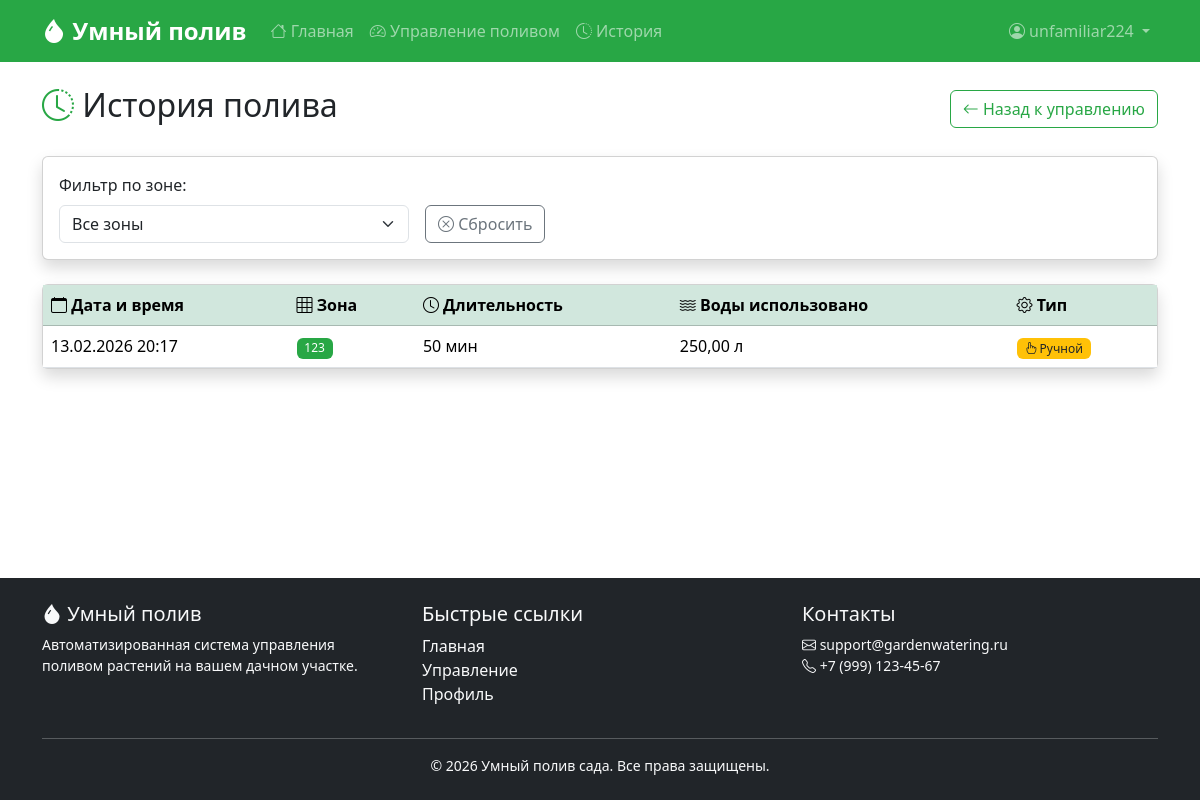
/history/ (signed in), run on the app's committed database.
### main/models.py (models this page shows, shortened)
class WateringLog(models.Model):
    zone = models.ForeignKey(GardenZone, on_delete=models.CASCADE, related_name='logs')
    started_at = models.DateTimeField(auto_now_add=True, verbose_name='Время начала')
    duration = models.IntegerField(verbose_name='Длительность (мин)')
    water_used = models.DecimalField(max_digits=8, decimal_places=2, null=True, blank=True, verbose_name='Использовано воды (л)')
    is_manual = models.BooleanField(default=False, verbose_name='Ручной запуск')
    class Meta:
        verbose_name = 'Запись полива'
        verbose_name_plural = 'История полива'

class GardenZone(models.Model):
    user = models.ForeignKey(User, on_delete=models.CASCADE, related_name='garden_zones')
    name = models.CharField(max_length=100, verbose_name='Название зоны')
    description = models.TextField(blank=True, verbose_name='Описание')
    plant_type = models.CharField(max_length=100, blank=True, verbose_name='Тип растений')
    area_size = models.DecimalField(max_digits=6, decimal_places=2, null=True, blank=True, verbose_name='Площадь (м²)')
    created_at = models.DateTimeField(auto_now_add=True)
    watering_duration = models.IntegerField(default=10, verbose_name='Длительность полива (мин)')
    watering_frequency = models.IntegerField(default=1, verbose_name='Частота полива (раз в день)')
    class Meta:
        verbose_name = 'Зона сада'
        verbose_name_plural = 'Зоны сада'

### main/views.py (the view)
# urls.py: path('history/', views.watering_history, name='watering_history'),
@login_required
def watering_history(request):
    logs = WateringLog.objects.filter(
        zone__user=request.user
    ).select_related('zone').order_by('-started_at')
    zone_filter = request.GET.get('zone')
    if zone_filter:
        logs = logs.filter(zone_id=zone_filter)
    zones = GardenZone.objects.filter(user=request.user)
    return render(request, 'main/watering_history.html', {
        'logs': logs,
        'zones': zones,
        'selected_zone': zone_filter
    })

### templates/main/watering_history.html (shortened to what this page needs)
{% extends 'base.html' %}
{% block content %}
<div class="container py-4">
    <div class="d-flex justify-content-between align-items-center mb-4">
        <h2><i class="bi bi-clock-history text-success"></i> История полива</h2>
        <a href="{% url 'dashboard' %}" class="btn btn-outline-success">
            <i class="bi bi-arrow-left"></i> Назад к управлению
        </a>
    </div>
    <div class="card shadow mb-4">
        <div class="card-body">
            <form method="get" class="row g-3 align-items-end">
                <div class="col-md-4">
                    <label class="form-label">Фильтр по зоне:</label>
                    <select name="zone" class="form-select" onchange="this.form.submit()">
                        <option value="">Все зоны</option>
                    </select>
                </div>
                <div class="col-md-2">
                    <a href="{% url 'watering_history' %}" class="btn btn-outline-secondary">
                        <i class="bi bi-x-circle"></i> Сбросить
                    </a>
                </div>
            </form>
        </div>
    </div>
    <div class="card shadow">
        <div class="card-body p-0">
            {% if logs %}
            <div class="table-responsive">
                <table class="table table-hover mb-0">
                    <thead class="table-success">
                        <tr>
                            <th><i class="bi bi-calendar"></i> Дата и время</th>
                            <th><i class="bi bi-grid-3x3"></i> Зона</th>
                            <th><i class="bi bi-clock"></i> Длительность</th>
                            <th><i class="bi bi-water"></i> Воды использовано</th>
                            <th><i class="bi bi-gear"></i> Тип</th>
                        </tr>
                    </thead>
                    <tbody>
                        {% for log in logs %}
                        <tr>
                            <td>{{ log.started_at|date:"d.m.Y H:i" }}</td>
                            <td>
                                <span class="badge bg-success">{{ log.zone.name }}</span>
                            </td>
                            <td>{{ log.duration }} мин</td>
                            <td>
                                {% if log.water_used %}
                                {{ log.water_used }} л
                                {% else %}
                                <span class="text-muted">-</span>
                                {% endif %}
                            </td>
                            <td>
                                {% if log.is_manual %}
                                <span class="badge bg-warning text-dark">
                                    <i class="bi bi-hand-index"></i> Ручной
                                </span>
                                {% else %}
                                <span class="badge bg-info">
                                    <i class="bi bi-calendar-check"></i> Авто
                                </span>
                                {% endif %}
                            </td>
                        </tr>
                        {% endfor %}
                    </tbody>
                </table>
            </div>
            {% else %}
            <div class="text-center py-5">
                <i class="bi bi-inbox" style="font-size: 4rem; color: #dee2e6;"></i>
                <p class="text-muted mt-3">История полива пуста</p>
            </div>
            {% endif %}
        </div>
    </div>
</div>
{% endblock %}

### templates/base.html (shortened to what this page needs)
<!DOCTYPE html>
<html lang="ru">
<head>
    <link href="https://cdn.jsdelivr.net/npm/bootstrap@5.3.2/dist/css/bootstrap.min.css" rel="stylesheet">
    <link rel="stylesheet" href="https://cdn.jsdelivr.net/npm/bootstrap-icons@1.11.1/font/bootstrap-icons.css">
    <link rel="stylesheet" href="/static/css/style.css">
</head>
<body>
    <nav class="navbar navbar-expand-lg navbar-dark bg-success">
        <div class="container">
            <a class="navbar-brand" href="{% url 'home' %}">
                <i class="bi bi-droplet-fill"></i> Умный полив
            </a>
            <div class="collapse navbar-collapse" id="navbarNav">
                <ul class="navbar-nav me-auto">
                    <li class="nav-item">
                        <a class="nav-link" href="{% url 'home' %}">
                            <i class="bi bi-house"></i> Главная
                        </a>
                    </li>
                    {% if user.is_authenticated %}
                    <li class="nav-item">
                        <a class="nav-link" href="{% url 'dashboard' %}">
                            <i class="bi bi-speedometer2"></i> Управление поливом
                        </a>
                    </li>
                    <li class="nav-item">
                        <a class="nav-link" href="{% url 'watering_history' %}">
                            <i class="bi bi-clock-history"></i> История
                        </a>
                    </li>
                    {% endif %}
                </ul>
                <ul class="navbar-nav">
                    {% if user.is_authenticated %}
                    <li class="nav-item dropdown">
                        <a class="nav-link dropdown-toggle" href="#" id="userDropdown" role="button" data-bs-toggle="dropdown">
                            <i class="bi bi-person-circle"></i> {{ user.username }}
                        </a>
                    </li>
                    {% endif %}
                </ul>
            </div>
        </div>
    </nav>
    <main>
        {% block content %}{% endblock %}
    </main>
    <footer class="bg-dark text-light py-4 mt-5">
        <div class="container">
            <div class="row">
                <div class="col-md-4">
                    <h5><i class="bi bi-droplet-fill"></i> Умный полив</h5>
                    <p class="small">Автоматизированная система управления поливом растений на вашем дачном участке.</p>
                </div>
                <div class="col-md-4">
                    <h5>Быстрые ссылки</h5>
                    <ul class="list-unstyled">
                        <li><a href="{% url 'home' %}" class="text-light text-decoration-none">Главная</a></li>
                        {% if user.is_authenticated %}
                        <li><a href="{% url 'dashboard' %}" class="text-light text-decoration-none">Управление</a></li>
                        <li><a href="{% url 'profile' %}" class="text-light text-decoration-none">Профиль</a></li>
                        {% else %}
                        <li><a href="{% url 'login' %}" class="text-light text-decoration-none">Вход</a></li>
                        <li><a href="{% url 'register' %}" class="text-light text-decoration-none">Регистрация</a></li>
                        {% endif %}
                    </ul>
                </div>
                <div class="col-md-4">
                    <h5>Контакты</h5>
                    <p class="small">
                        <i class="bi bi-envelope"></i> support@gardenwatering.ru<br>
                        <i class="bi bi-telephone"></i> +7 (999) 123-45-67
                    </p>
                </div>
            </div>
            <hr class="my-3">
            <div class="text-center small">
                &copy; {% now "Y" %} Умный полив сада. Все права защищены.
            </div>
        </div>
    </footer>
</body>
</html>

### static/css/style.css (style rules this page uses)
:root { --primary-color: #28a745; --primary-dark: #1e7e34; --secondary-color: #6c757d; --light-bg: #f8f9fa; }
body { min-height: 100vh; display: flex; flex-direction: column; }
main { flex: 1; }
.navbar-brand { font-weight: bold; font-size: 1.5rem; }
.card { transition: transform 0.2s ease, box-shadow 0.2s ease; }
.btn-outline-success { color: var(--primary-color); border-color: var(--primary-color); }
.table-success { background-color: #d4edda; }
footer { margin-top: auto; }
.card-body .bi { transition: transform 0.3s ease; }
.badge { font-weight: 500; }
.text-success { color: var(--primary-color) !important; }
.bg-success { background-color: var(--primary-color) !important; }

### data on the page
WateringLog: started_at "13.02.2026 20:17", zone.name "123", duration "50", water_used "250,00", is_manual True (drawn)

### other printed values
{{ user.username }} "unfamiliar224"
